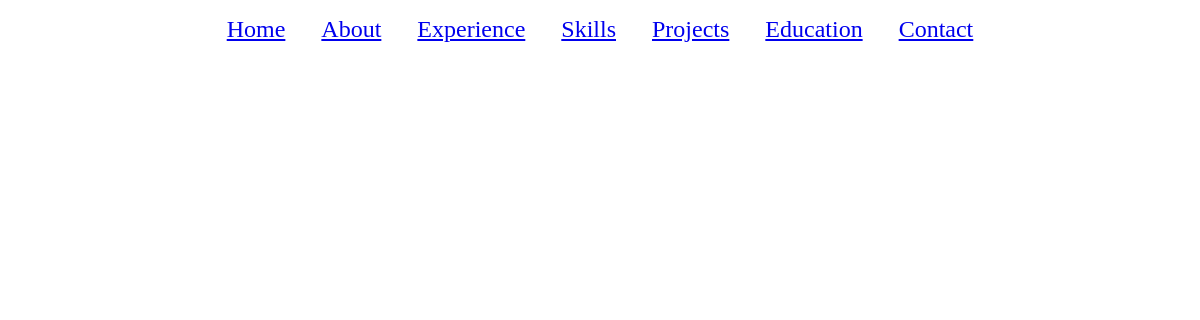
Page /about/ on the earlier database version.
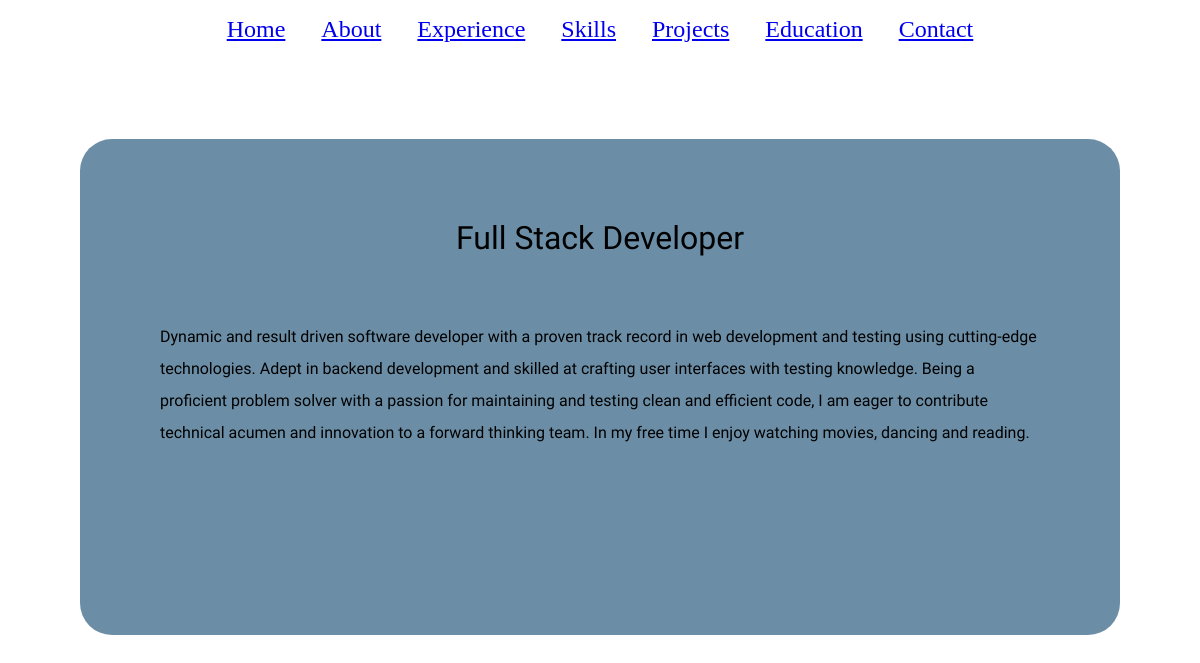
Same page on the later database version.
### app_portfolio/models.py (models this page shows, shortened)
class About(models.Model):
    title = models.CharField(max_length=15)
    sub_title= models.CharField(max_length=50)
    description = models.TextField(blank=False)
    profile_img = models.ImageField(upload_to='picture/',)

### app_portfolio/views.py (the view)
# urls.py: path('about/', about, name='about'),
def about(request):
    about_data = About.objects.all()
    context = {
        "about_data": about_data
    }
    return render(request, 'app_portfolio/about.html', context=context)

### templates/app_portfolio/about.html
{% extends 'app_portfolio/base.html' %}
{% load static %}
{% block content %}
{% for about in about_data %}
<div class="about">
  <p class="about_sub_title">{{ about.sub_title }}</p>
  <p class="about_description">{{ about.description }}</p>
</div>
{% endfor %}
{% endblock %}

Differences in the rows shown:
added About: sub_title "Full Stack Developer", description "Dynamic and result driven software developer with a proven track record in web development and testing using cutting-edge technologies. Adept in backend development and skilled at crafting user interfaces with testing knowledge. Being a proficient problem solver with a passion for maintaining and testing clean and efficient code, I am eager to contribute technical acumen and innovation to a forward thinking team. In my free time I enjoy watching movies, dancing and reading."
